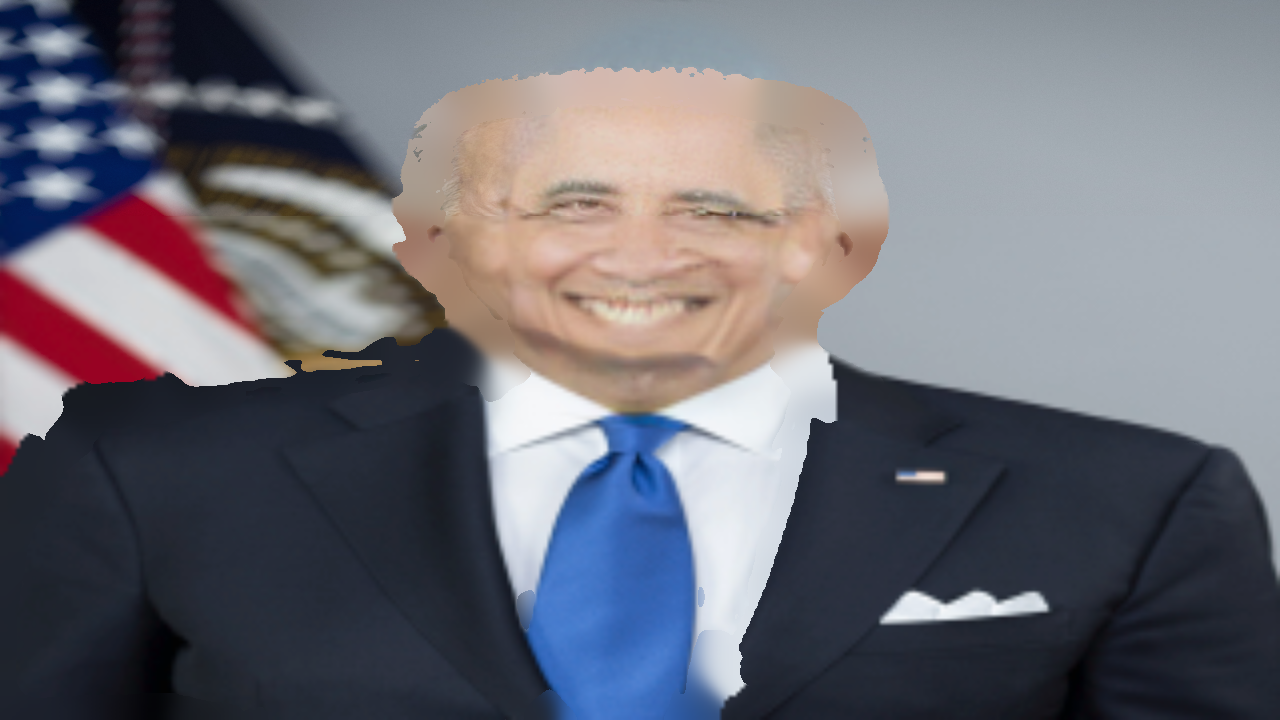
#> input picture studio_source.png, 1280 x 720 px
$ python -i looks.py   (imports and definitions only)
#> lines starting #> are read from the running program, lines starting #| are printed output that depends on the picture; after the words box and inside, x2 and y2 are one past the last pixel; in counts of white or black regions, pixels touching at a corner belong together
#> further down, picture is the input picture: shape (720, 1280, 3); mean B, G, R 118.5, 109.5, 109.7
# SPDX-FileCopyrightText: 2026 Ray Bekson (bigrayszn) <https://github.com/bigrayszn/mimiccam>
# SPDX-License-Identifier: GPL-2.0-or-later
"""Deterministic colour looks for the offline engine.

A swap network changes *who* is on camera. These looks change *how* the frame
is recorded, using ordinary image maths instead of a generative model, so they
cost a couple of milliseconds and never hallucinate. They are honest about what
they are: grading, not restyling. The generative presets (anime, cinematic) keep
their names in the UI but map to the closest deterministic treatment here.
"""

from __future__ import annotations

from typing import Callable

import cv2
import numpy as np

_vignettes: dict[tuple[int, int], np.ndarray] = {}


def _lut(points: Callable[[np.ndarray], np.ndarray]) -> np.ndarray:
    x = np.arange(256, dtype=np.float32)
    return np.clip(points(x), 0, 255).astype(np.uint8)


def neutral(frame_bgr: np.ndarray) -> np.ndarray:
    return frame_bgr


# [24 lines left out: functions _vignette, cinematic, not called in this run]


def cel(frame_bgr: np.ndarray) -> np.ndarray:
    """Posterised, saturated, ink-outlined - a 2D animation feel."""
    height, width = frame_bgr.shape[:2]
    small = cv2.resize(frame_bgr, (max(1, width // 2), max(1, height // 2)),
                       interpolation=cv2.INTER_AREA)
    smooth = cv2.bilateralFilter(small, 7, 60, 60)
    smooth = cv2.resize(smooth, (width, height), interpolation=cv2.INTER_LINEAR)
#> smooth: shape (720, 1280, 3)

    hsv = cv2.cvtColor(smooth, cv2.COLOR_BGR2HSV)
#> hsv: shape (720, 1280, 3); mean H, S, V 93.5, 67.3, 128.2
    hsv[:, :, 1] = np.clip(hsv[:, :, 1].astype(np.int16) * 1.35, 0, 255).astype(np.uint8)
#> hsv: shape (720, 1280, 3); mean H, S, V 93.5, 88.6, 128.2
    smooth = cv2.cvtColor(hsv, cv2.COLOR_HSV2BGR)
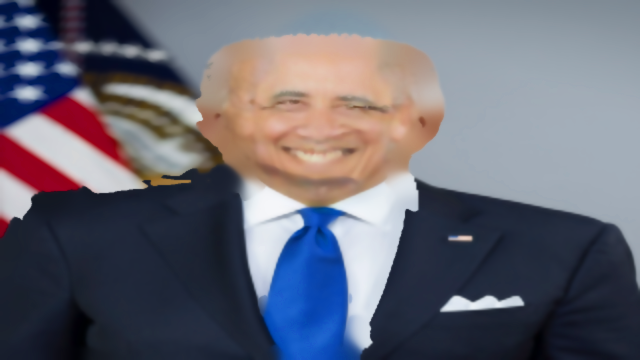
#> smooth: shape (720, 1280, 3) (shown at 1/2 size); mean B, G, R 115.7, 103.5, 103.4
    # Posterise to a handful of levels per channel: flat cel colour.
    levels = 5
    poster = (smooth.astype(np.uint8) // (256 // levels)) * (256 // levels)
    poster = poster.astype(np.uint8)

    edges = cv2.Canny(cv2.cvtColor(smooth, cv2.COLOR_BGR2GRAY), 55, 130)
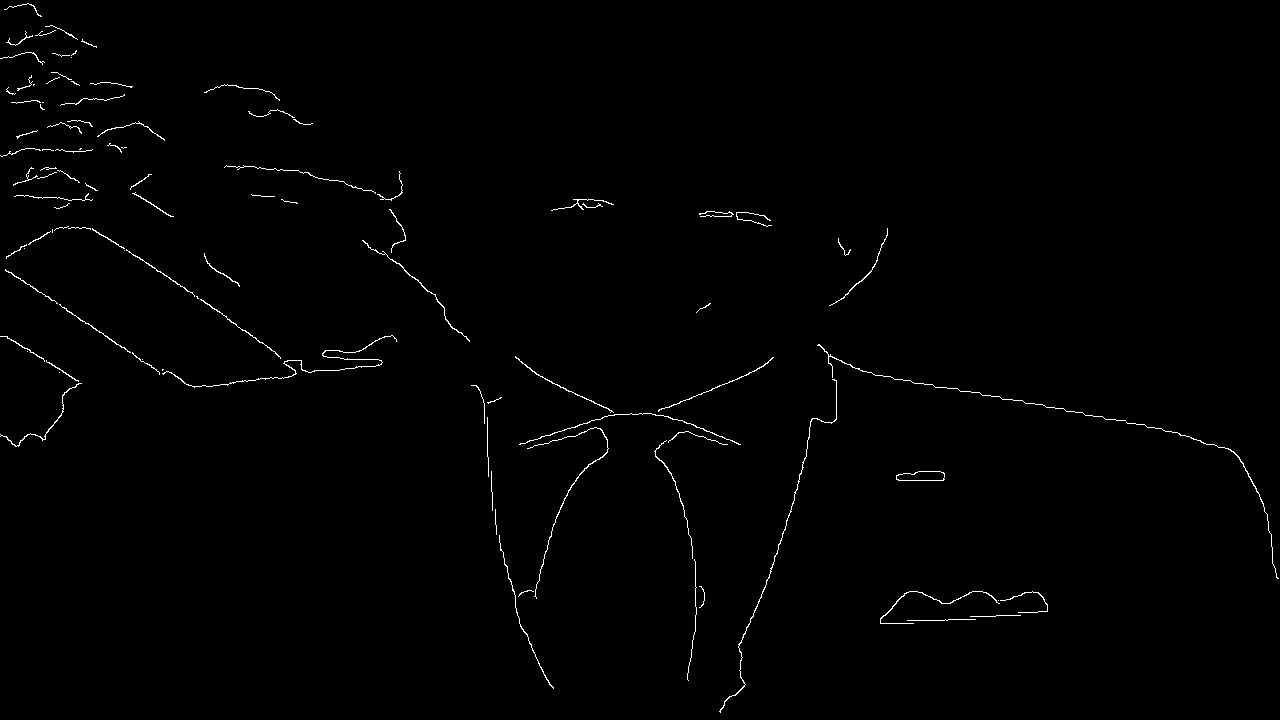
#> edges: shape (720, 1280); 0.76% white in thin lines or dots
    edges = cv2.dilate(edges, np.ones((3, 3), np.uint8), iterations=1)
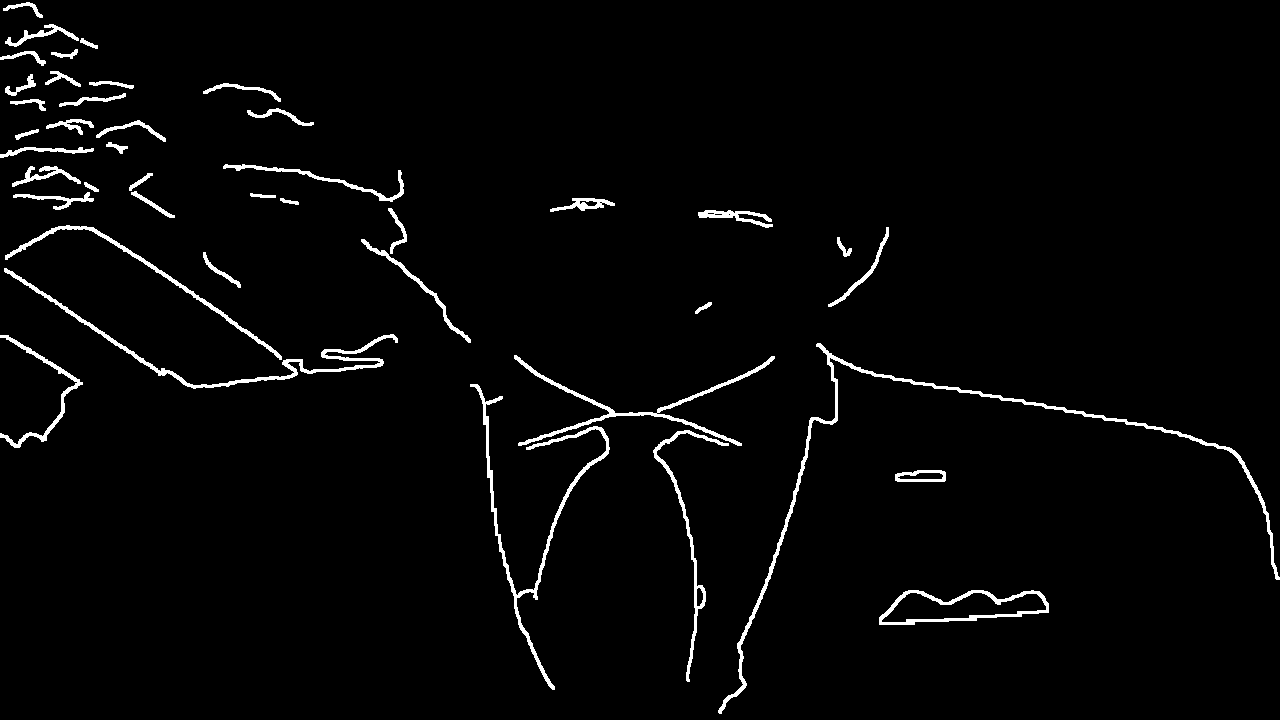
#> edges: shape (720, 1280); 2.5% white; 42 white regions, largest, box (x1, y1, x2, y2) and area: (718, 343, 1280, 714) 3506, (470, 384, 610, 690) 2315, (4, 268, 398, 389) 2230
    ink = edges.astype(np.float32)[:, :, None] / 255.0
    return (poster.astype(np.float32) * (1.0 - 0.85 * ink)).astype(np.uint8)
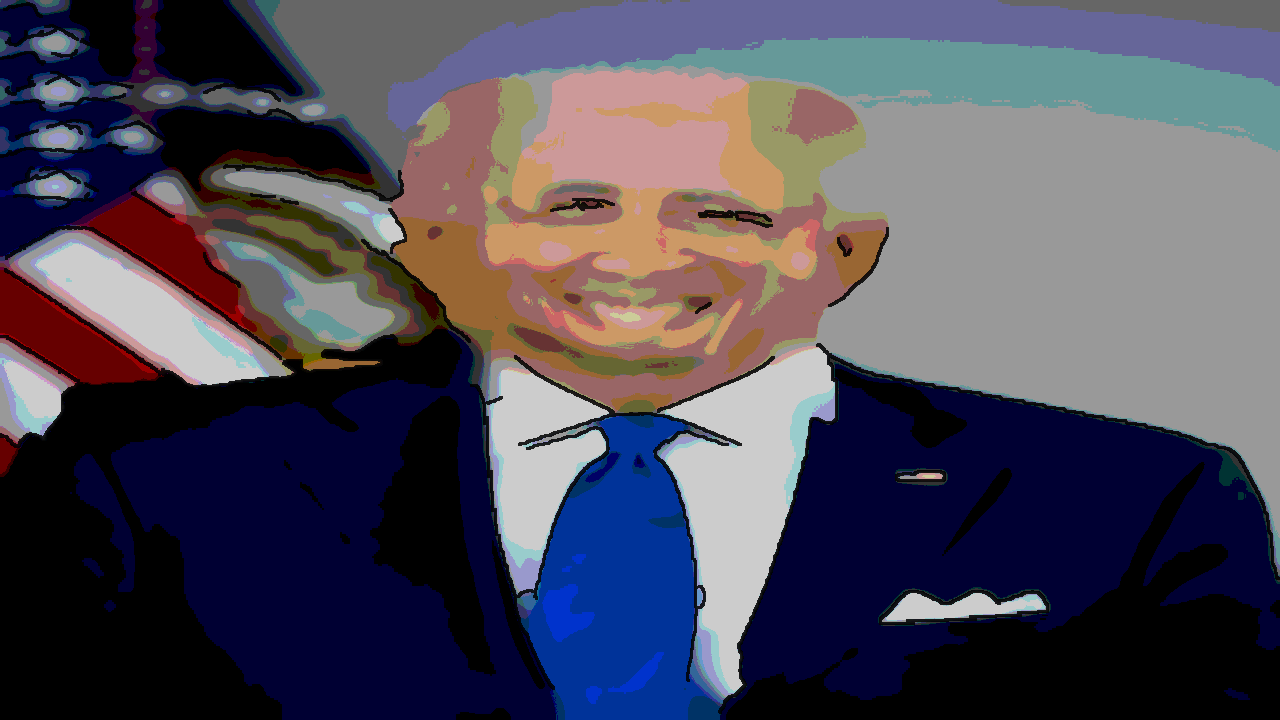
#> returned value: shape (720, 1280, 3); mean of channels 0, 1, 2 89.7, 74.9, 78.3; drawn as B, G, R


# [9 lines left out: function studio, not called in this run]


LOOKS: dict[str, Callable[[np.ndarray], np.ndarray]] = {
    "neutral": neutral,
    "cinematic": cinematic,
    "cel": cel,
    "studio": studio,
}

PRESET_LOOKS: dict[str, str] = {
    "character": "neutral",
    "identity": "studio",
    "cinematic": "cinematic",
    "anime": "cel",
    "suit": "neutral",
    "custom": "neutral",
}


def for_preset(preset_key: str) -> str:
    return PRESET_LOOKS.get(preset_key, "neutral")


def apply(frame_bgr: np.ndarray, look: str) -> np.ndarray:
    fn = LOOKS.get(look, neutral)
    return fn(frame_bgr)

>>> import cv2
>>> picture = cv2.imread('../studio_source.png')
>>> result = cel(picture)

$ run again, on bench_studio_off.png
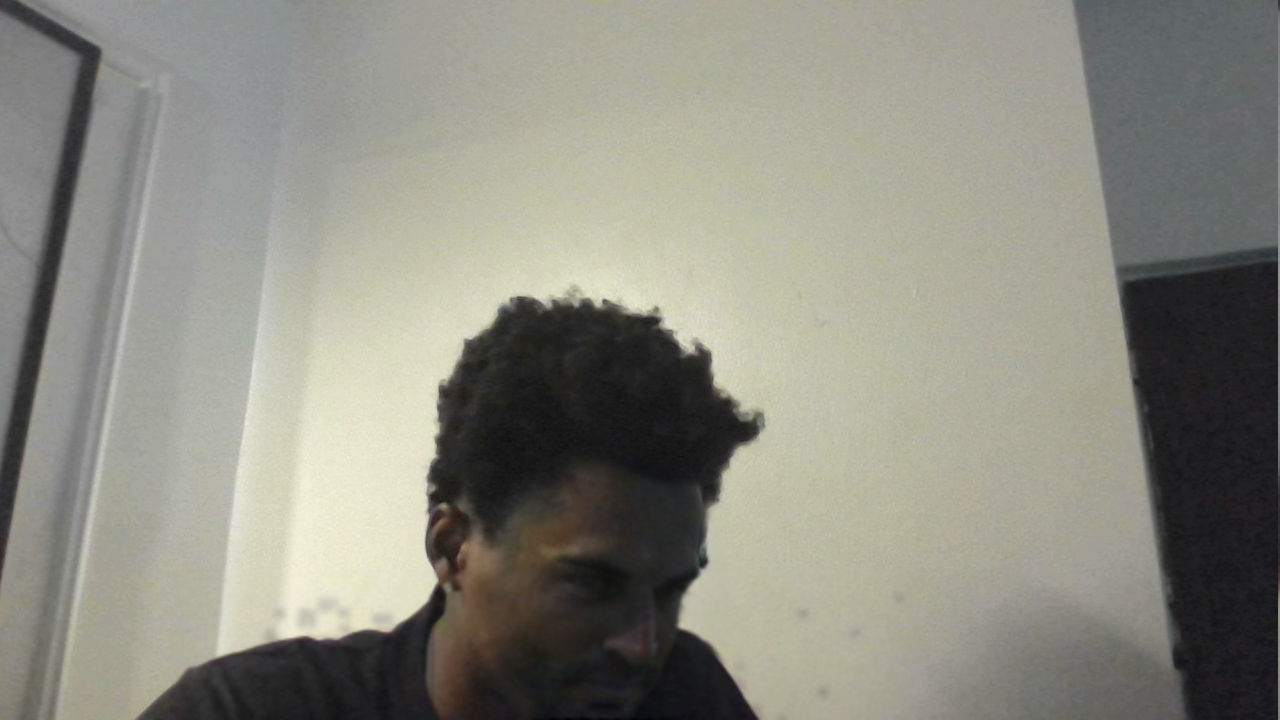
#> input picture bench_studio_off.png, 1280 x 720 px
#> picture is the input picture: shape (720, 1280, 3); mean B, G, R 129, 139.4, 140.1
#> in cel, `poster = (smooth.astype(np.uint8) // (256 // levels)) * (256 // levels)`:
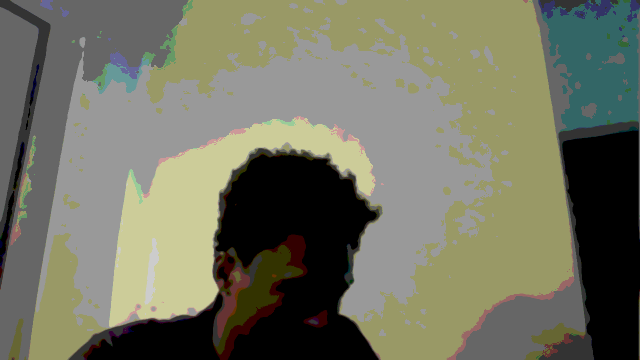
#> poster: shape (720, 1280, 3) (shown at 1/2 size); mean B, G, R 97.1, 115.1, 114
#> in cel, `edges = cv2.dilate(edges, np.ones((3, 3), np.uint8), iterations=1)`:
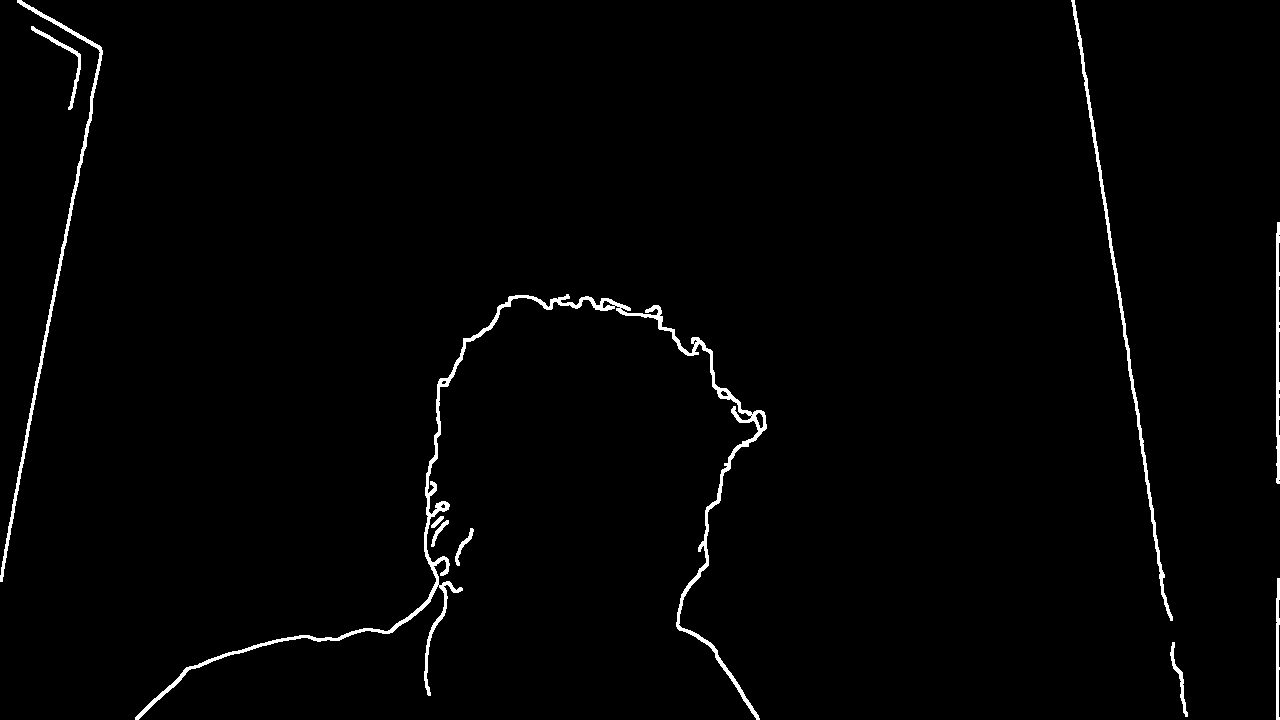
#> edges: shape (720, 1280); 1.5% white; 10 white regions, largest, box (x1, y1, x2, y2) and area: (135, 294, 767, 720) 6787, (0, 0, 103, 582) 2199, (1071, 0, 1173, 621) 2093
